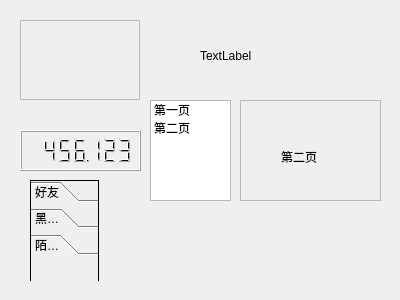
<?xml version="1.0" encoding="UTF-8"?>
<ui version="4.0">
 <class>MyWidget</class>
 <widget class="QWidget" name="MyWidget">
  <property name="geometry">
   <rect>
    <x>0</x>
    <y>0</y>
    <width>400</width>
    <height>300</height>
   </rect>
  </property>
  <property name="windowTitle">
   <string>MyWidget</string>
  </property>
  <widget class="QFrame" name="frame">
   <property name="geometry">
    <rect>
     <x>20</x>
     <y>20</y>
     <width>120</width>
     <height>80</height>
    </rect>
   </property>
   <property name="frameShape">
    <enum>QFrame::StyledPanel</enum>
   </property>
   <property name="frameShadow">
    <enum>QFrame::Raised</enum>
   </property>
  </widget>
  <widget class="QLabel" name="label">
   <property name="geometry">
    <rect>
     <x>200</x>
     <y>10</y>
     <width>191</width>
     <height>91</height>
    </rect>
   </property>
   <property name="text">
    <string>TextLabel</string>
   </property>
   <property name="scaledContents">
    <bool>true</bool>
   </property>
   <property name="wordWrap">
    <bool>false</bool>
   </property>
  </widget>
  <widget class="QLCDNumber" name="lcdNumber">
   <property name="geometry">
    <rect>
     <x>20</x>
     <y>130</y>
     <width>121</width>
     <height>41</height>
    </rect>
   </property>
   <property name="smallDecimalPoint">
    <bool>true</bool>
   </property>
   <property name="digitCount">
    <number>7</number>
   </property>
   <property name="value" stdset="0">
    <double>456.122999999999990</double>
   </property>
  </widget>
  <widget class="QListWidget" name="listWidget">
   <property name="geometry">
    <rect>
     <x>150</x>
     <y>100</y>
     <width>81</width>
     <height>101</height>
    </rect>
   </property>
   <item>
    <property name="text">
     <string>第一页</string>
    </property>
   </item>
   <item>
    <property name="text">
     <string>第二页</string>
    </property>
   </item>
  </widget>
  <widget class="QStackedWidget" name="stackedWidget">
   <property name="geometry">
    <rect>
     <x>240</x>
     <y>100</y>
     <width>141</width>
     <height>101</height>
    </rect>
   </property>
   <property name="frameShape">
    <enum>QFrame::StyledPanel</enum>
   </property>
   <property name="currentIndex">
    <number>1</number>
   </property>
   <widget class="QWidget" name="page">
    <widget class="QLabel" name="label_2">
     <property name="geometry">
      <rect>
       <x>40</x>
       <y>50</y>
       <width>54</width>
       <height>12</height>
      </rect>
     </property>
     <property name="text">
      <string>第一页</string>
     </property>
    </widget>
   </widget>
   <widget class="QWidget" name="page_2">
    <widget class="QLabel" name="label_3">
     <property name="geometry">
      <rect>
       <x>40</x>
       <y>50</y>
       <width>54</width>
       <height>12</height>
      </rect>
     </property>
     <property name="text">
      <string>第二页</string>
     </property>
    </widget>
   </widget>
  </widget>
  <widget class="QToolBox" name="toolBox">
   <property name="geometry">
    <rect>
     <x>30</x>
     <y>180</y>
     <width>69</width>
     <height>101</height>
    </rect>
   </property>
   <property name="frameShape">
    <enum>QFrame::Box</enum>
   </property>
   <property name="currentIndex">
    <number>2</number>
   </property>
   <widget class="QWidget" name="page_3">
    <property name="geometry">
     <rect>
      <x>0</x>
      <y>0</y>
      <width>67</width>
      <height>21</height>
     </rect>
    </property>
    <attribute name="label">
     <string>好友</string>
    </attribute>
   </widget>
   <widget class="QWidget" name="page_5">
    <attribute name="label">
     <string>黑名单</string>
    </attribute>
   </widget>
   <widget class="QWidget" name="page_4">
    <property name="geometry">
     <rect>
      <x>0</x>
      <y>0</y>
      <width>67</width>
      <height>21</height>
     </rect>
    </property>
    <attribute name="label">
     <string>陌生人</string>
    </attribute>
   </widget>
  </widget>
 </widget>
 <layoutdefault spacing="6" margin="11"/>
 <resources/>
 <connections>
  <connection>
   <sender>listWidget</sender>
   <signal>currentRowChanged(int)</signal>
   <receiver>stackedWidget</receiver>
   <slot>setCurrentIndex(int)</slot>
   <hints>
    <hint type="sourcelabel">
     <x>193</x>
     <y>142</y>
    </hint>
    <hint type="destinationlabel">
     <x>264</x>
     <y>146</y>
    </hint>
   </hints>
  </connection>
 </connections>
</ui>
